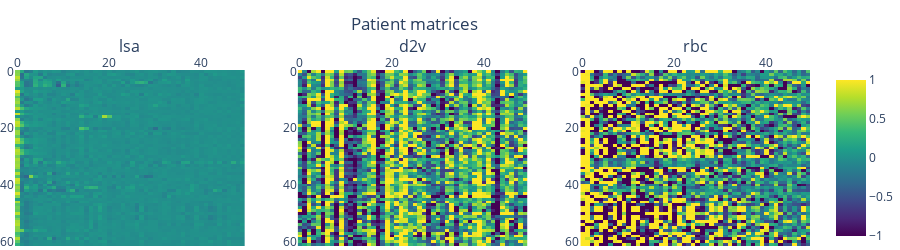

Notebook source saved alongside this figure:
### Markdown cell above
### Patient matrices

### Code cell
def show_patient_matrices(patient, vectors, fake=False):
    fig = make_subplots(
         rows=1, cols=len(vectors),
         # specs=[[{"type": "image"}]*ncol, [{"type": "table"}]*ncol] ,
         # column_widths=[hcol] + [(100-hcol)/(ncol-1)]*(ncol-1),
         # vertical_spacing=0.0,
         column_titles=list(vectors.values())
    )
    
    for i, vmethod in enumerate(vectors.keys()):
        if fake:
            mat = np.random.random((30, 50))
        else:
            df = pd.read_feather(f"{PACSIM_DATA}/2/{vmethod}-Fall.feather")
            mat = np.vstack(df.query(f"pid == {patient}")["vec"])
            # print(mat)
        lastim = px.imshow(mat, color_continuous_scale='viridis', aspect="equal", zmin=-1, zmax=1)
        fig.add_trace(lastim.data[0],  row=1, col=i+1)
        
    fig.layout.coloraxis = lastim.layout.coloraxis   
    fig.update_yaxes(showgrid=False, autorange='reversed')
    fig.update_xaxes(side="top", showgrid=False,  autorange=True)
    fig.update_layout(height=360, width=900, autosize=True, plot_bgcolor="white", showlegend=False)
    fig.update_annotations(height=45)
    fig.update_layout(margin_t=70, margin_r=0, margin_b=0, margin_l=0, height=250,
                     title={"yref": "paper", "pad_b": 40, "x": 0.46, "y" : 1, "yanchor" : "bottom", "text": "Patient matrices"},)
    return fig
    
patient = 23
fig = show_patient_matrices(patient, {"Vtfi050": "lsa", "Vd2v050": "d2v", "Vrbc050": "rbc"})
fig.write_image(f"{PACSIM_DATA}/simvis/pacmat_{patient}.pdf")
fig

### Figure 1 — Plotly figure (JSON) as saved in the notebook; plotly's stock layout.template omitted (floating-point values rounded to 4 significant figures; data arrays with more than 128 entries replaced by an {"elided": "..."} marker saying what was removed)
{"data": [{"coloraxis": "coloraxis", "hovertemplate": "x: %{x}<br>y: %{y}<br>color: %{z}<extra></extra>", "name": "0", "type": "heatmap", "xaxis": "x", "yaxis": "y", "z": {"elided": "62x50 float values"}}, {"coloraxis": "coloraxis", "hovertemplate": "x: %{x}<br>y: %{y}<br>color: %{z}<extra></extra>", "name": "0", "type": "heatmap", "xaxis": "x2", "yaxis": "y2", "z": {"elided": "62x50 float values"}}, {"coloraxis": "coloraxis", "hovertemplate": "x: %{x}<br>y: %{y}<br>color: %{z}<extra></extra>", "name": "0", "type": "heatmap", "xaxis": "x3", "yaxis": "y3", "z": {"elided": "62x50 float values"}}], "layout": {"annotations": [{"font": {"size": 16}, "height": 45, "showarrow": false, "text": "lsa", "x": 0.1444, "xanchor": "center", "xref": "paper", "y": 1, "yanchor": "bottom", "yref": "paper"}, {"font": {"size": 16}, "height": 45, "showarrow": false, "text": "d2v", "x": 0.5, "xanchor": "center", "xref": "paper", "y": 1, "yanchor": "bottom", "yref": "paper"}, {"font": {"size": 16}, "height": 45, "showarrow": false, "text": "rbc", "x": 0.8556, "xanchor": "center", "xref": "paper", "y": 1, "yanchor": "bottom", "yref": "paper"}], "autosize": true, "coloraxis": {"cmax": 1, "cmin": -1, "colorscale": [[0, "#440154"], [0.1111, "#482878"], [0.2222, "#3e4989"], [0.3333, "#31688e"], [0.4444, "#26828e"], [0.5556, "#1f9e89"], [0.6667, "#35b779"], [0.7778, "#6ece58"], [0.8889, "#b5de2b"], [1, "#fde725"]]}, "height": 250, "margin": {"b": 0, "l": 0, "r": 0, "t": 70}, "plot_bgcolor": "white", "showlegend": false, "title": {"pad": {"b": 40}, "text": "Patient matrices", "x": 0.46, "y": 1, "yanchor": "bottom", "yref": "paper"}, "width": 900, "xaxis": {"anchor": "y", "autorange": true, "domain": [0, 0.2889], "range": [-0.5, 49.5], "showgrid": false, "side": "top"}, "xaxis2": {"anchor": "y2", "autorange": true, "domain": [0.3556, 0.6444], "range": [-0.5, 49.5], "showgrid": false, "side": "top"}, "xaxis3": {"anchor": "y3", "autorange": true, "domain": [0.7111, 1], "range": [-0.5, 49.5], "showgrid": false, "side": "top"}, "yaxis": {"anchor": "x", "autorange": true, "domain": [0, 1], "range": [61.5, -0.5], "showgrid": false}, "yaxis2": {"anchor": "x2", "autorange": true, "domain": [0, 1], "range": [61.5, -0.5], "showgrid": false}, "yaxis3": {"anchor": "x3", "autorange": true, "domain": [0, 1], "range": [61.5, -0.5], "showgrid": false}}}
